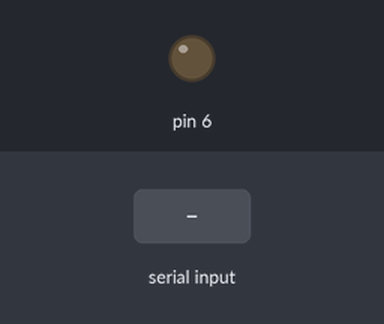
Simulated run of this sketch. Board: Arduino Uno, built with avr-gcc and run on an emulated ATmega328P. On the bench: output pins drawn as LEDs (lit = HIGH). Inputs (shaded band) come from the test bench.

Above: at 1.2 s.
1.3 s: "90,45\n" received over Serial
At 3.3 s:
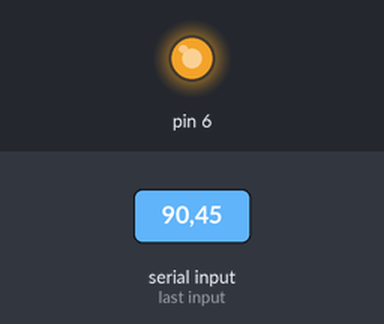
3.8 s: "30,150\n" received over Serial
At 5.3 s:
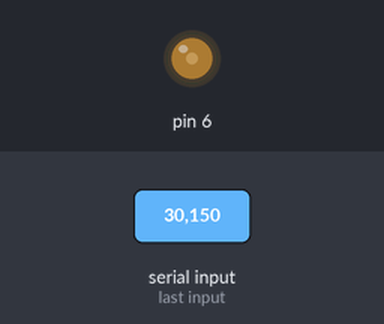
6.3 s: "5\n" received over Serial
At 8.2 s:
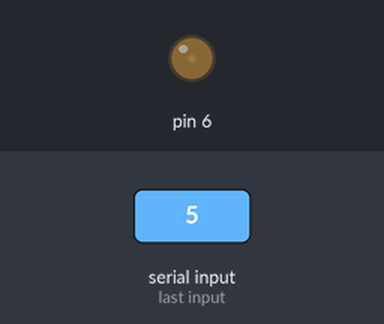
8.8 s: "90\n" received over Serial
At 10.1 s:
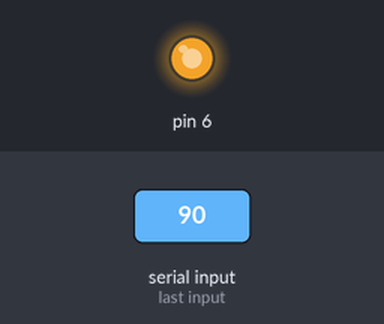
Timing chart, 0 to 11.8 s (numbered marks = the images above; inputs shaded):
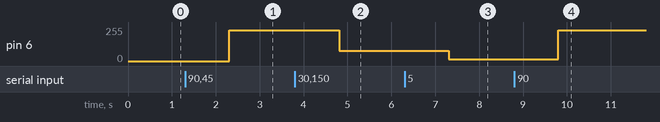

The sketch:

controlPWMParaMotorBCD.ino
```cpp
String val = "";
void setup() {
  Serial.begin(9600);
  pinMode(6,OUTPUT);
}

void loop() {
  if(Serial.available() > 0){
    val = Serial.readString();
    analogWrite(6,((val.toInt())*2.55));
  }

}
```

Measured:
- after the input at 1.3 s, pin 6: 0/255 → 229/255 after 1.0 s
- after the input at 3.8 s, pin 6: 229/255 → 76/255 after 1.0 s
- after the input at 6.3 s, pin 6: 76/255 → 12/255 after 1.0 s
- after the input at 8.8 s, pin 6: 12/255 → 229/255 after 1.0 s
